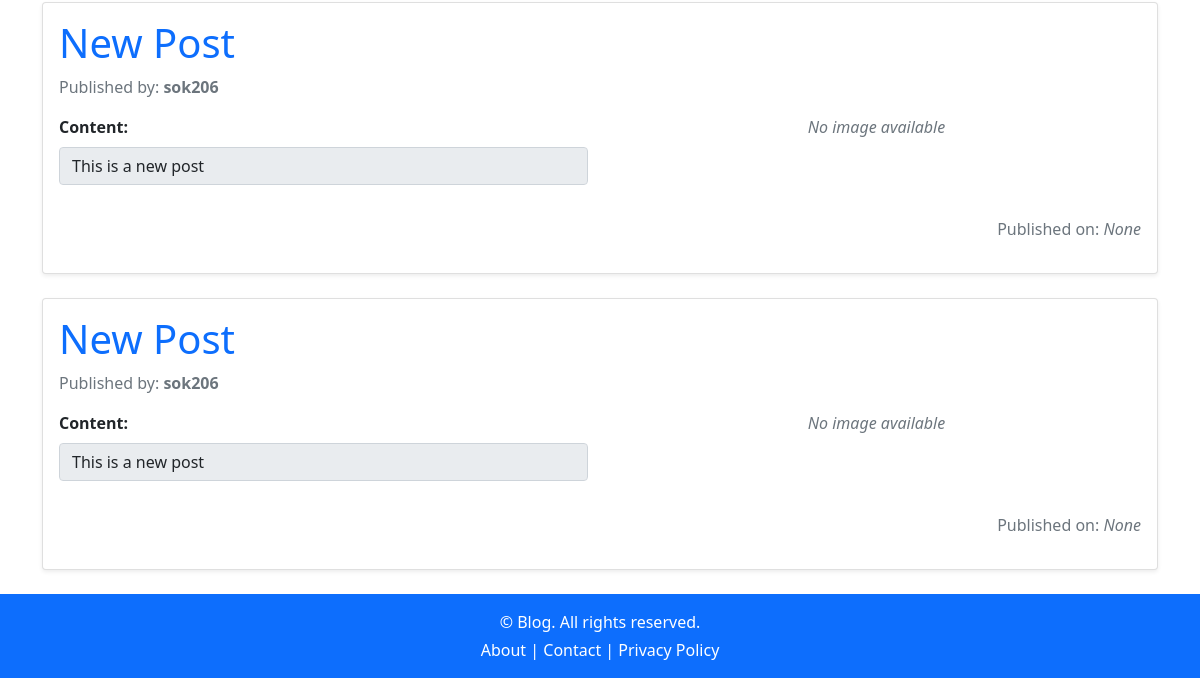
/user_view/ (signed in, lower part), run on an earlier commit of the app's database.
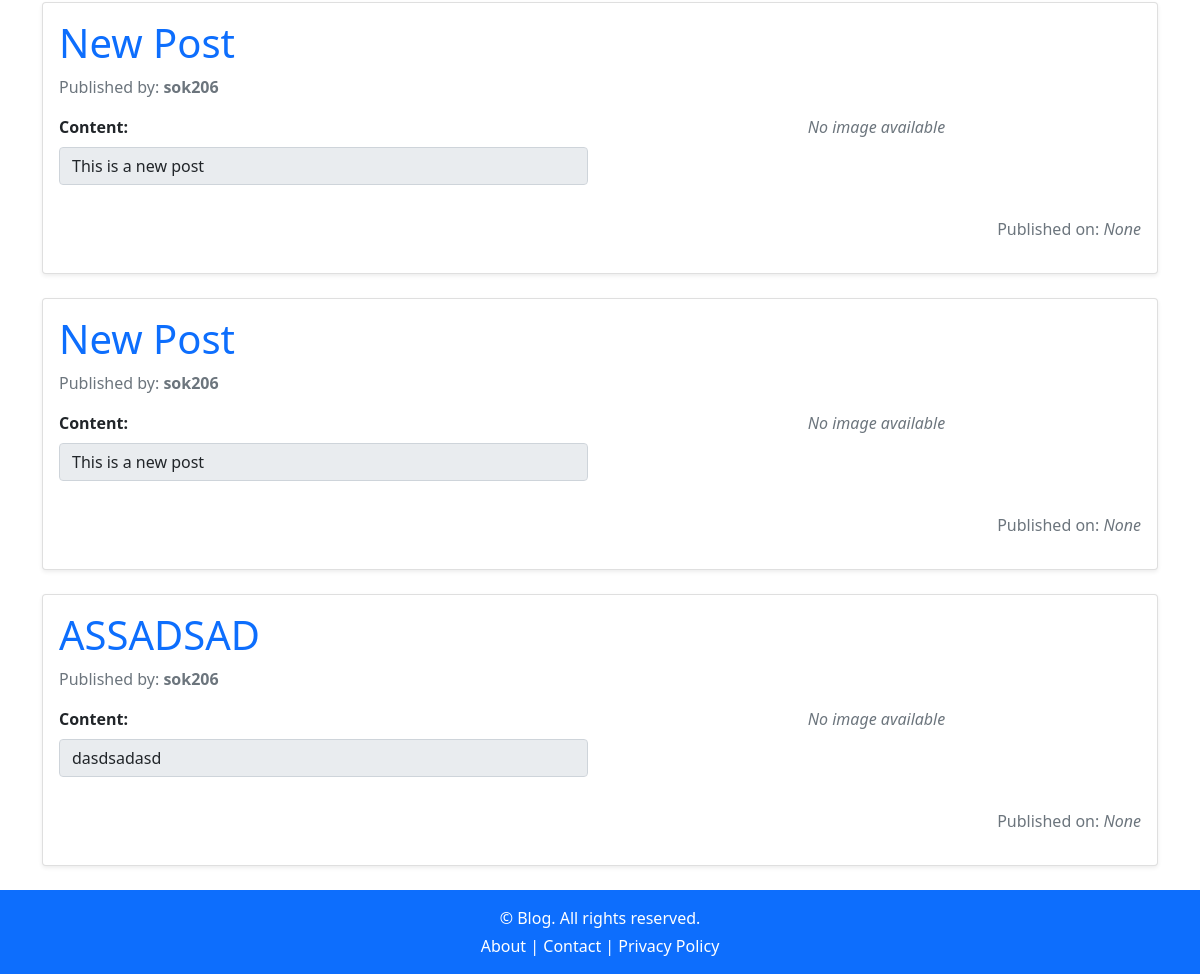
And on a later commit of the database.
### blog/models.py (models this page shows, shortened)
class Post(models.Model):
    STATUS_CHOICES = [
        ("draft", "Draft"),
        ("published", "Published"),
    ]
    title = models.CharField(max_length=100)
    author = models.ForeignKey("auth.User", on_delete=models.CASCADE)
    content = models.TextField()
    created_at = models.DateTimeField(auto_now_add=True)
    updated_at = models.DateTimeField(auto_now = True)
    status = models.CharField(choices=STATUS_CHOICES, default = "draft", max_length = 10)
    posted_at = models.DateTimeField(blank = True, null = True)
    image = models.ImageField(upload_to = "posts/%Y/%m/%d", null=True, blank=True)
    class Meta:
        db_table = 'posts'

### blog/views.py (the view)
# urls.py: path("user_view/", user_view, name="user_view"),
@login_required()
def user_view(request):
    current_user = request.user
    user_id = current_user.id
    user_posts = Post.objects.filter(author = user_id)
    return render(request,"blog/user_view.html",{"user_posts":user_posts})

### blog/templates/blog/user_view.html
{%  extends "blog/Base.html" %}
{% block contents %}
    {% for post in user_posts %}
        <div class="card mb-4 shadow-sm">
                <div class="card-body">
                    <h1 class="card-title">
                        <a href="{% url 'posts:details' post.id %}" class="text-decoration-none text-primary">
                            {{ post.title }}
                        </a>
                    </h1>
                    <p class="text-muted">Published by: <strong>{{ post.author }}</strong></p>
                    <div class="row mb-3">
                        <div class="col-md-6">
                            <label for="post-content-{{ post.id }}" class="form-label fw-bold">Content:</label>
                            <p class="form-control" id="post-content-{{ post.id }}" rows="4" readonly>
                                {{ post.content }}
                            </p>
                        </div>
                        <div class="col-md-6 text-center">
                        {% if post.image %}
                            <div class="d-inline-block border border-2 border-primary rounded shadow p-2">
                                <img src="{{ post.image.url }}" alt="{{ post.title }}" class="img-fluid rounded">
                            </div>
                        {% else %}
                            <p class="text-muted fst-italic">No image available</p>
                        {% endif %}
                        </div>
                    </div>
                    <p class="text-end text-muted">
                        Published on: <em>{{ post.posted_at }}</em>
                    </p>
                </div>
            </div>
    {% endfor %}
{% endblock %}

What changed in the data, as far as the page shows it:
added Post: title "ASSADSAD", author "sok206", content "dasdsadasd", shows "No image available", posted_at "None"
